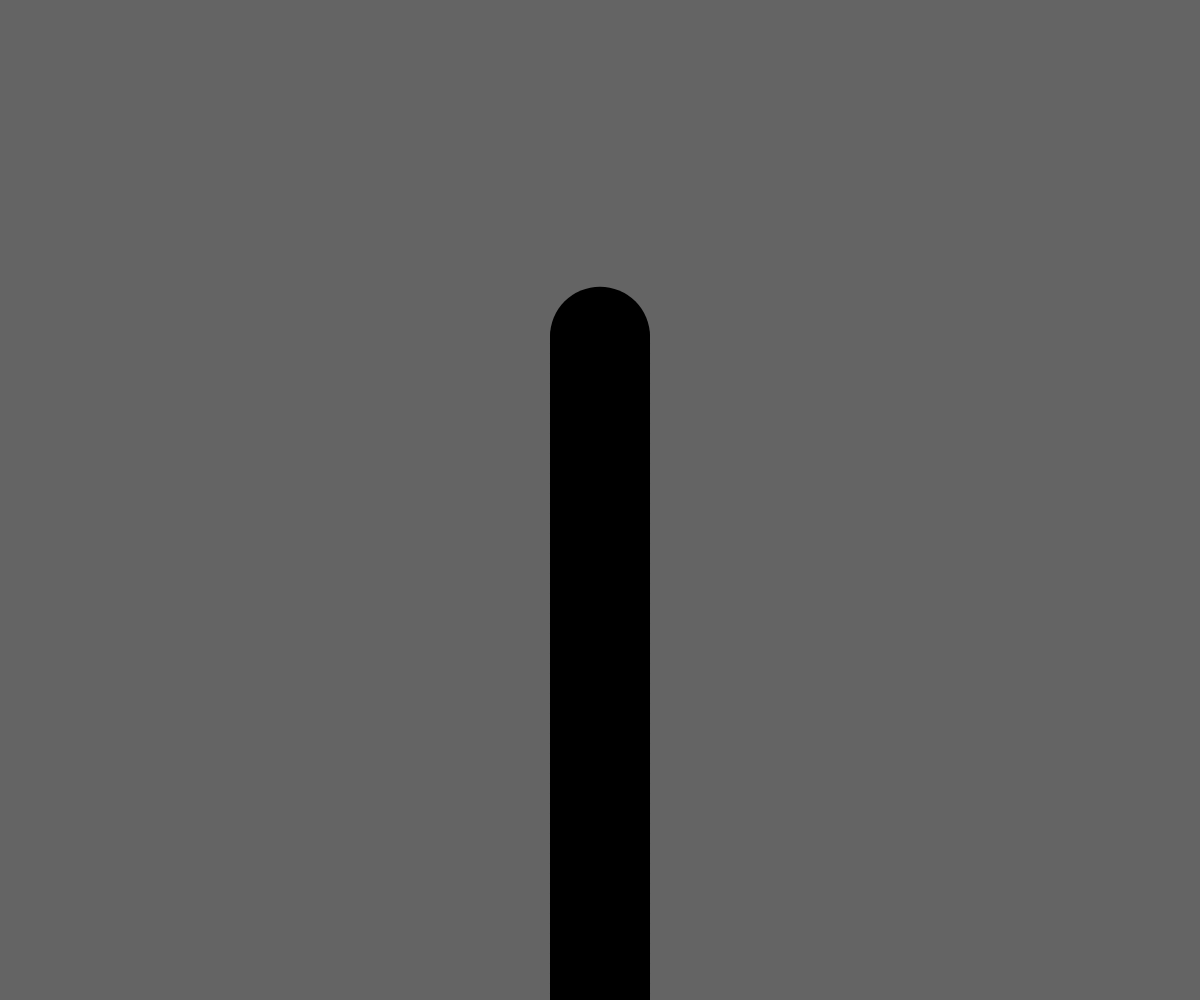
Frame 1 (no input)
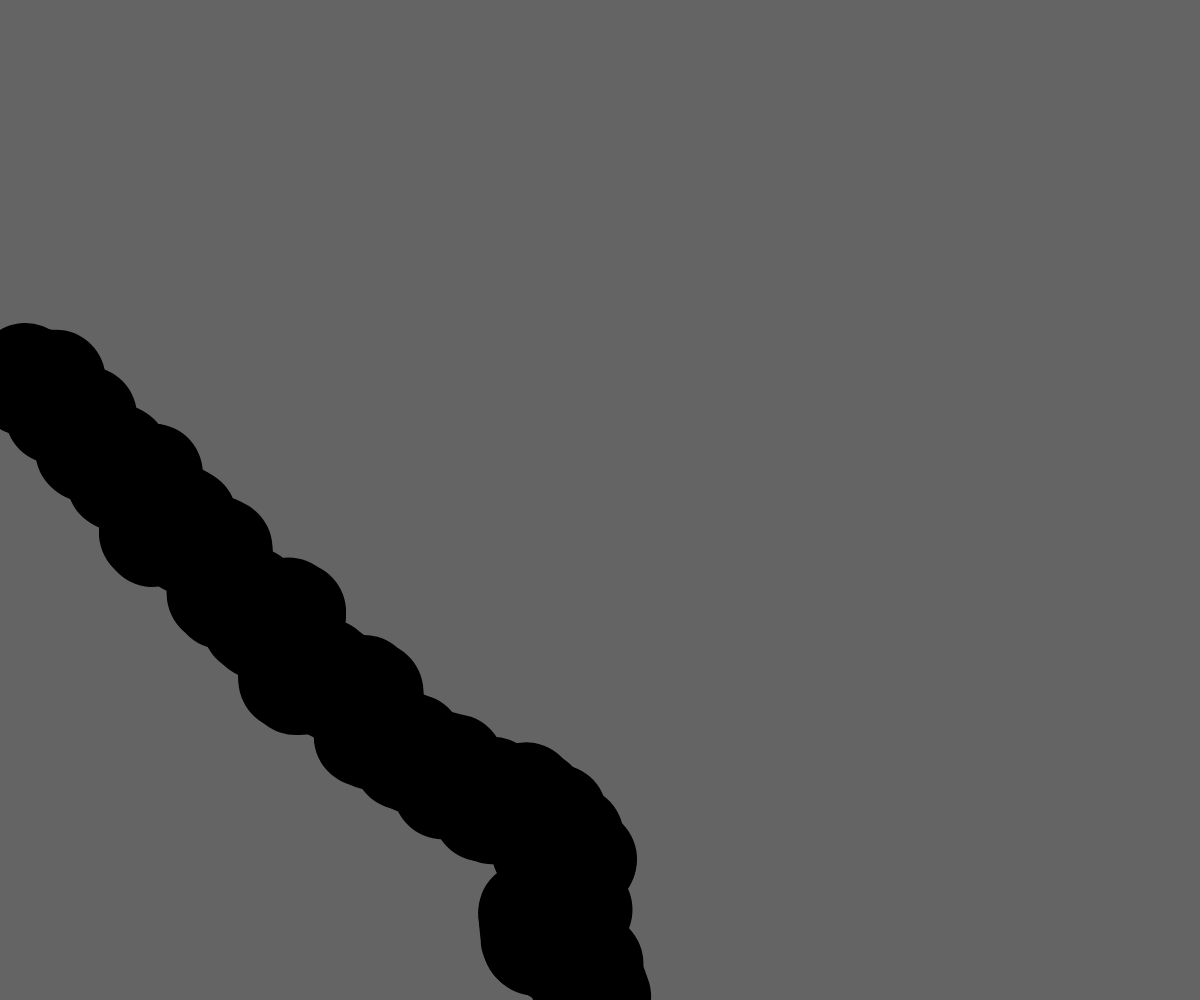
Frame 60 (no input)
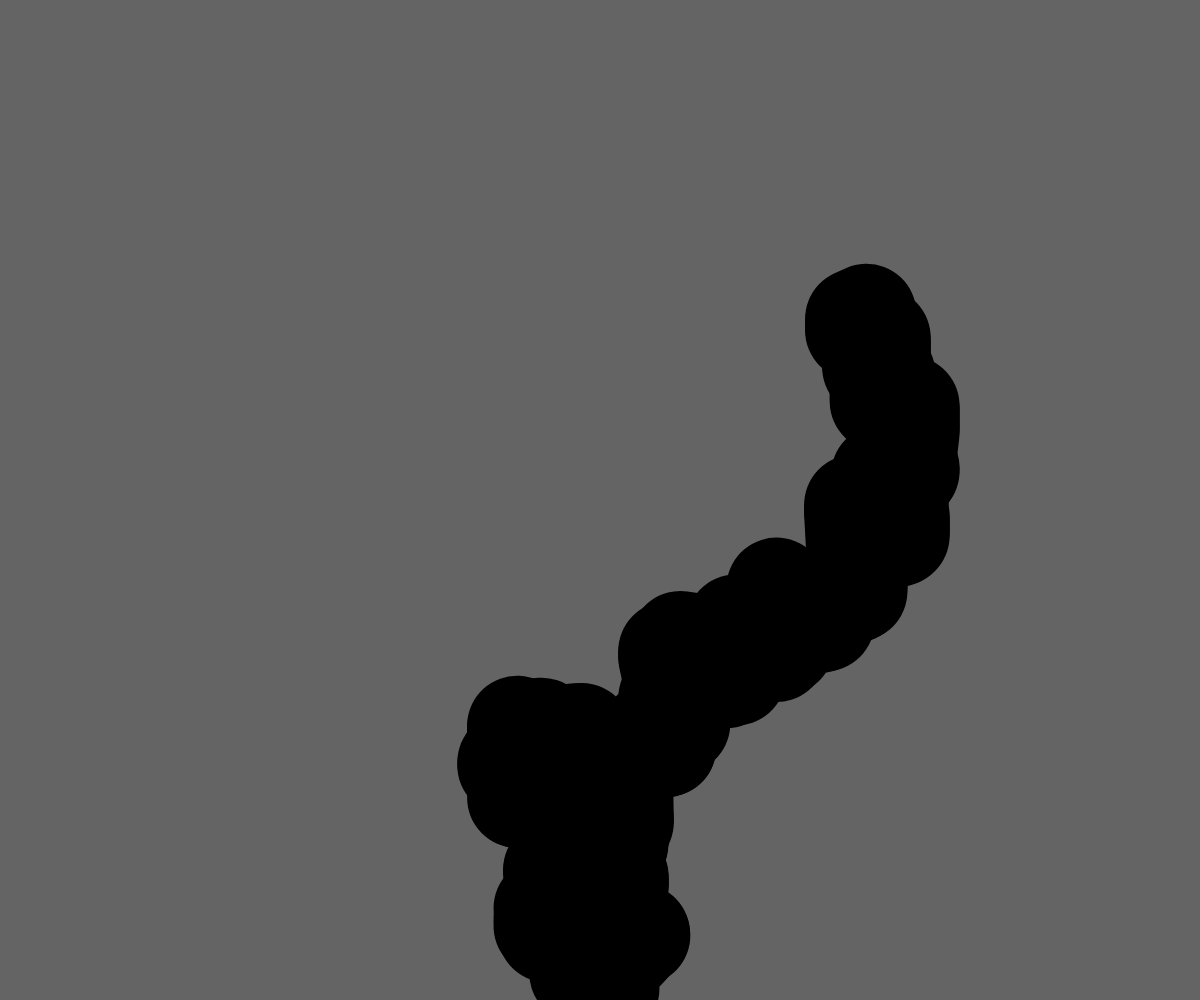
Frame 120 (the mouse pressed at the canvas centre since frame 60)

The p5.js sketch that drew these frames (run headless with seeded random() and noise() and a simulated clock; from frame 60 on, the mouse is pressed at the canvas centre):

// p5.js sketch
// ── sketch.js
var allSegments = [];
var maxRange = 0;
var maxRangeNumber = 200;
var spacing = 0;
var screenMiddleX = 0;
var angle = 0;
var acceleration = 0;

function segment()
{
    this.setup = function(rangeNumber)
    {
        this.rangeNumber = rangeNumber;
        this.space = spacing;
        this.xPrevious = screenMiddleX;
        this.yPrevious = windowHeight;
        this.x = screenMiddleX;
        this.y = windowHeight - this.rangeNumber * this.space;
        this.xSpeed = 0;
        this.ySpeed = 0;
        this.acceleration = acceleration;
        
        
    }
    this.update = function(Xmouse, Ymouse)
    {
        if (this.rangeNumber != 0)
        {

            angle = Math.atan2(windowHeight - Ymouse, screenMiddleX - Xmouse);
            this.xTarget = screenMiddleX - (this.space * this.rangeNumber * Math.cos(angle));
            this.yTarget = windowHeight - (this.space * this.rangeNumber * Math.sin(angle));
            this.xTargetDiff = sqrt(sq(this.xTarget - this.x));
            this.yTargetDiff = sqrt(sq(this.yTarget - this.y));

            this.x += this.xSpeed;
            if (this.x < this.xTarget)//if it is to the left of the target
            {
                this.xSpeed += this.acceleration;
            }
            else if (this.x > this.xTarget)//if it is to the right of its target
            {
                this.xSpeed -= this.acceleration;
            }
            this.y += this.ySpeed;
            if (this.y < this.yTarget)//if below target
            {
                this.ySpeed += this.acceleration;
            }
            else if (this.y > this.ySpeed)//if above target
            {
                this.ySpeed -= this.acceleration;
            }
            //speed decay
            this.xSpeed *= .99;
            this.ySpeed *= .99;
        }
        strokeWeight(100)
        line(this.xPrevious, this.yPrevious, this.x, this.y)
    }
}

function setup()
{
    createCanvas(windowWidth, windowHeight);
    screenMiddleX = windowWidth / 2;
    maxRange = windowHeight * 2 / 3;
    spacing = maxRange / maxRangeNumber;
    acceleration = spacing / 5;
    for (i = 0; i < maxRangeNumber; i++)
    {
        var newSegment = new segment;
        newSegment.setup(i);
        allSegments.push(newSegment)
    }
}

function draw()
{
    background(100)
    for (i=0; i < allSegments.length; i++)
    {
        allSegments[i].update(mouseX, mouseY);
        if (i > 0)
        {
            allSegments[i].xPrevious = allSegments[i - 1].x;
            allSegments[i].yPrevious = allSegments[i - 1].y;
        }
    }
}
